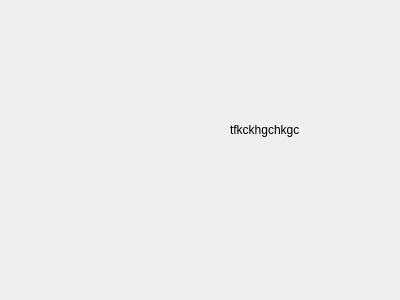
<?xml version="1.0" encoding="UTF-8"?>
<ui version="4.0">
 <class>Dialog</class>
 <widget class="QDialog" name="Dialog">
  <property name="geometry">
   <rect>
    <x>0</x>
    <y>0</y>
    <width>400</width>
    <height>300</height>
   </rect>
  </property>
  <property name="windowTitle">
   <string>Dialog</string>
  </property>
  <widget class="QLabel" name="label">
   <property name="geometry">
    <rect>
     <x>230</x>
     <y>120</y>
     <width>69</width>
     <height>19</height>
    </rect>
   </property>
   <property name="text">
    <string>tfkckhgchkgc</string>
   </property>
  </widget>
 </widget>
 <resources/>
 <connections/>
</ui>
